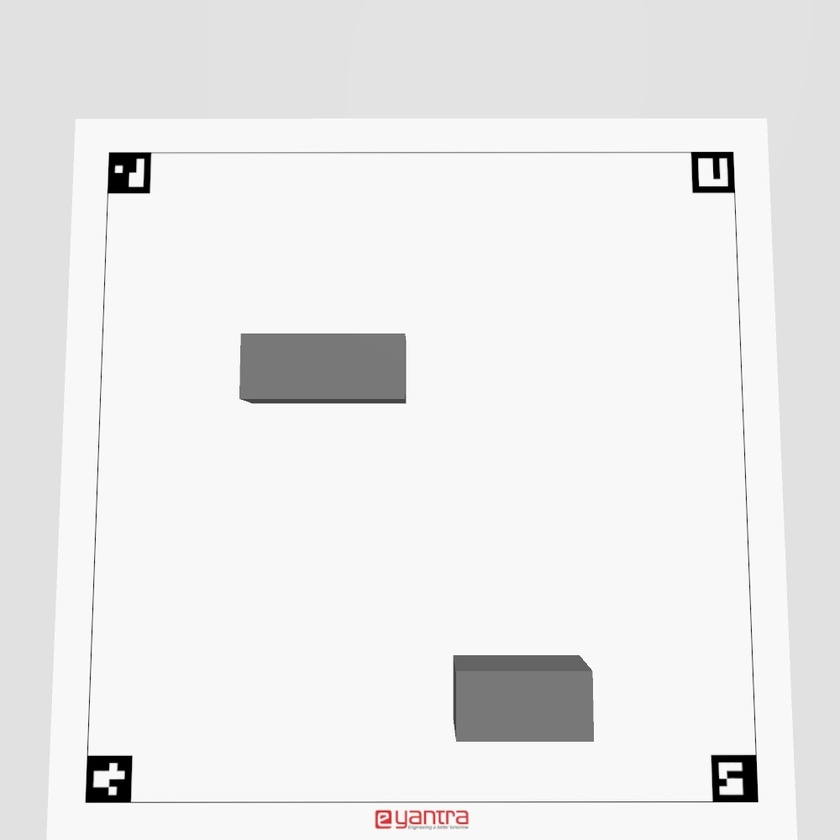
#> input picture sim/warehouse-drone/pico_ws/src/swift_pico/scripts/task1c_image.jpg, 840 x 840 px, shrunk from 1000 x 1000 before the run
$ python map.py --image task1c_image.jpg
#> lines starting #> are read from the running program, lines starting #| are printed output that depends on the picture; after the words box and inside, x2 and y2 are one past the last pixel; in counts of white or black regions, pixels touching at a corner belong together
#!/usr/bin/env python3
import cv2
import numpy as np
import argparse

# function to order points correctly for perspective transformation
def order_points(pts):
    rect = np.zeros((4, 2), dtype="float32")
    s = pts.sum(axis=1)
    rect[0] = pts[np.argmin(s)]  # Top-left
    rect[2] = pts[np.argmax(s)]  # Bottom-right
    diff = np.diff(pts, axis=1)
    rect[1] = pts[np.argmin(diff)]  # Top-right
    rect[3] = pts[np.argmax(diff)]  # Bottom-left
    return rect

# function to apply the four-point perspective transform
def four_point_transform(image, pts):
    (h, w) = image.shape[:2]
    rect = order_points(pts)
    (tl, tr, br, bl) = rect
    dst = np.array([[0, 0], [w - 1, 0], [w - 1, h - 1], [0, h - 1]], dtype="float32")
    M = cv2.getPerspectiveTransform(rect, dst)
    warped = cv2.warpPerspective(image, M, (w, h))
    return warped

def detect_obstacle(gray):
    blank_image = np.zeros(gray.shape, dtype=np.uint8)
    thresh = cv2.threshold(gray, 200, 255, cv2.THRESH_BINARY_INV)[1]
    #cv2.imshow("Threshold", thresh)

    contours, _ = cv2.findContours(thresh, cv2.RETR_EXTERNAL, cv2.CHAIN_APPROX_SIMPLE)

    total_obstacles = 0
    total_area = 0
    area_arr = []

    # filter out small contours by area (adjust the minimum area as needed)
    min_area_threshold = 500  # based on the size of your cuboids
    valid_contours = []

    for contour in contours:
        area = cv2.contourArea(contour)
        if area > min_area_threshold:
            # to check aspect ratio (width/height) to filter out noise
            x, y, w, h = cv2.boundingRect(contour)
            aspect_ratio = float(w) / h

            # set thresholds for aspect ratio to decide criteria for a valid obstacle
            if aspect_ratio < 3 and aspect_ratio > 0.3:
                valid_contours.append(contour)
                total_obstacles += 1
                total_area += area
                area_arr.append(area)

                # draw the contour
                approx = cv2.approxPolyDP(contour, 0.02 * cv2.arcLength(contour, True), True)
                cv2.drawContours(blank_image, [approx], -1, (0, 255, 0), 5)

    print("Number of obstacles:", total_obstacles)
    print("Total area:", total_area)
    return total_area, total_obstacles

def text_file(flattened_ids, total_obstacles, total_area):
    # Convert ids to a list if not empty
    if flattened_ids is not None and len(flattened_ids) > 0:
        flattened_ids = list(map(int, flattened_ids))
    else:
        flattened_ids = []
    with open("obstacles.txt", "w") as f:
        f.write(f"Aruco ID: {flattened_ids}\n")  # Ensure ArUco IDs are printed
        f.write(f"Obstacles: {int(total_obstacles)}\n")
        f.write(f"Area: {float(total_area)}\n")
    print("Text file created with ArUco IDs")
    print(type(flattened_ids))


def main():
    ap = argparse.ArgumentParser()
    ap.add_argument("-i", "--image", required=True, help="Path to input image containing ArUCo tag")
    args = vars(ap.parse_args())

    # Step 1: Load and preprocess the image
    image = cv2.imread(args["image"])
#> image is the input picture: shape (840, 840, 3); mean B, G, R 235.1, 235.1, 235.2
    if image is None:
        print(f"Error: Unable to load image '{args['image']}'")
        return

    gray = cv2.cvtColor(image, cv2.COLOR_BGR2GRAY)

    # Step 2: Load ArUco dictionary and parameters
    aruco_dict = cv2.aruco.getPredefinedDictionary(cv2.aruco.DICT_4X4_250)
    parameters = cv2.aruco.DetectorParameters()

    # Step 3: Detect ArUco markers
    corners, ids, _ = cv2.aruco.detectMarkers(gray, aruco_dict, parameters=parameters)
#> corners = ([[757, 800], [714, 801], [712, 757], [754, 756]], [[128, 801], [86, 800], [89, 756], [131, 757]], [[734, 190], [694, 191], [692, 153], [731, 152]], [[148, 191], [109, 192], [109, 154], [149, 153]]); ids = [90, 95, 85, 80]

    if ids is None or len(ids) < 4:
        print("Error: less than 4 ArUco markers detected.")
        return

    # Step 4: Draw bounding boxes around detected markers
    cv2.aruco.drawDetectedMarkers(image, corners, ids)
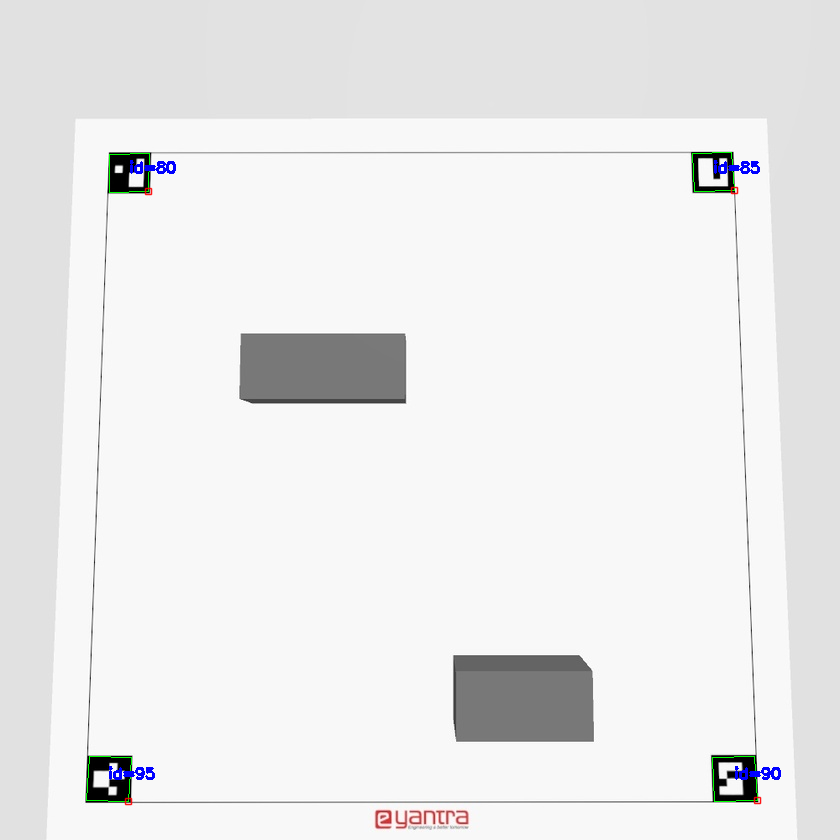
#> image: shape (840, 840, 3); 0.33% of pixels changed, all inside (x1, y1, x2, y2) = (86, 152, 781, 806)
    #cv2.imshow("ArUco Markers", image)

    # Step 5: Define and apply perspective transformation
    ids = ids.flatten()
    sorted_indices = np.argsort(ids)
#> sorted_indices = [3, 2, 0, 1]
    sorted_corners = [corners[i] for i in sorted_indices]
#> sorted_corners = [[[148, 191], [109, 192], [109, 154], [149, 153]], [[734, 190], [694, 191], [692, 153], [731, 152]], [[757, 800], [714, 801], [712, 757], [754, 756]], [[128, 801], [86, 800], [89, 756], [131, 757]]]

    # extract the corner points in order
    top_left = sorted_corners[0][0][0][0]+1,sorted_corners[0][0][0][1]+1  # Top-left
#> top_left = (149, 192)
    top_right = sorted_corners[1][0][1][0]-1,sorted_corners[1][0][1][1]+1  # Top-right
#> top_right = (693, 192)
    bottom_right = sorted_corners[2][0][2][0]-1,sorted_corners[2][0][2][1]-1  # Bottom-right
#> bottom_right = (711, 756)
    bottom_left = sorted_corners[3][0][3][0]-1,sorted_corners[3][0][3][1]+1  # Bottom-left
#> bottom_left = (130, 758)

    pts = np.array([top_left, top_right, bottom_right, bottom_left], dtype="float32")
#> pts = [[149, 192], [693, 192], [711, 756], [130, 758]]
    warped = four_point_transform(image, pts)
#> in order_points, `s = pts.sum(axis=1)`: s = [341, 885, 1467, 888]
#> in order_points, `diff = np.diff(pts, axis=1)`: diff = [43, -501, 45, 628]
#> in four_point_transform, `rect = order_points(pts)`: rect = [[149, 192], [693, 192], [711, 756], [130, 758]]
#> in four_point_transform, `(tl, tr, br, bl) = rect`: tl = [149, 192]; tr = [693, 192]; br = [711, 756]; bl = [130, 758]
#> in four_point_transform, `M = cv2.getPerspectiveTransform(rect, dst)`: M = [[1.57, 0.0528, -244.4], [-2.6e-16, 1.62, -310.9], [-6.22e-06, 0.000123, 1]]
#> in four_point_transform, `warped = cv2.warpPerspective(image, M, (w, h))`:
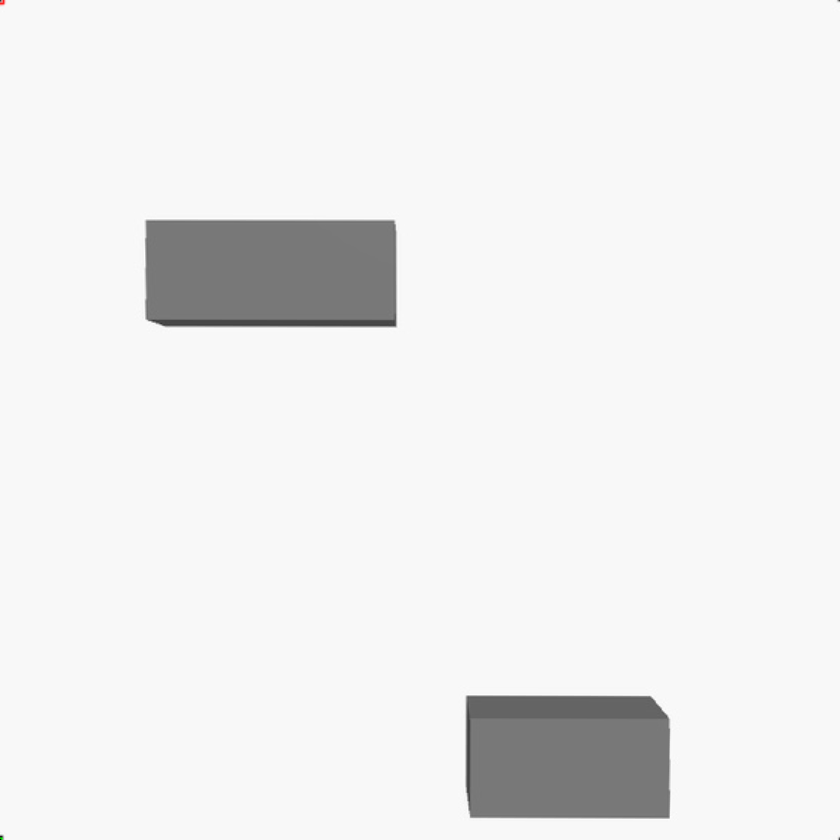
#> warped: shape (840, 840, 3); mean B, G, R 238.4, 238.4, 238.4

    # Step 6: Obstacle detection
    warped_gray = cv2.cvtColor(warped, cv2.COLOR_BGR2GRAY)
    total_area, total_obstacles = detect_obstacle(warped_gray)
#> in detect_obstacle, `thresh = cv2.threshold(gray, 200, 255, cv2.THRESH_BINARY_INV)[1]`:
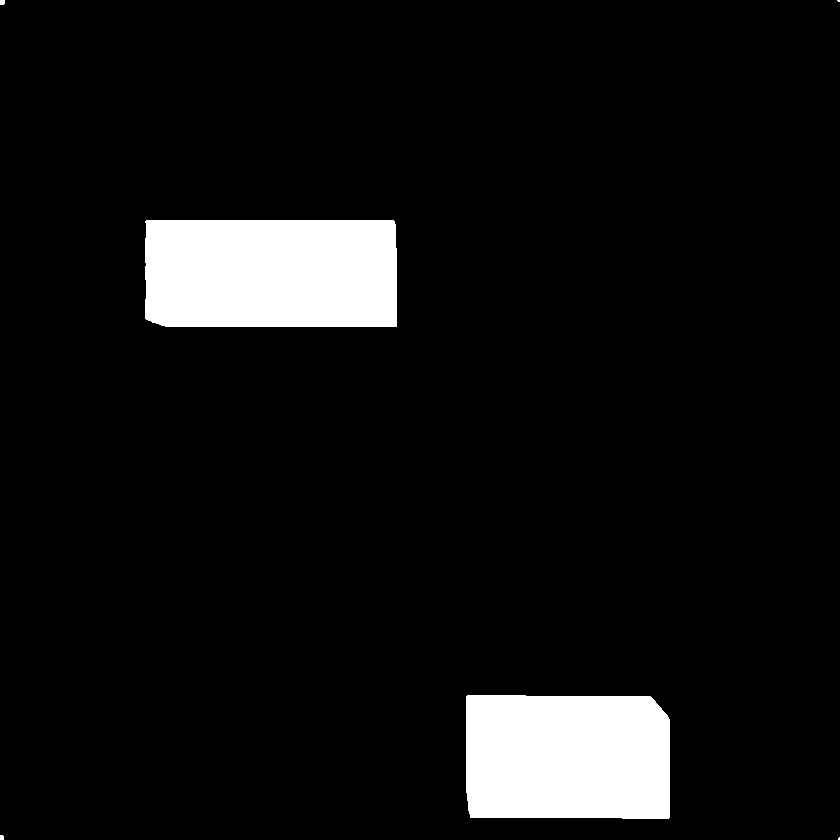
#> thresh: shape (840, 840); 7.3% white; 6 white regions (3 under 20 px)
#> in detect_obstacle, `contours, _ = cv2.findContours(thresh, cv2.RETR_EXTERNAL, cv2.CHAIN_AP..`: contours = 6 contours, 4 with area under 20; largest, box (x1, y1, x2, y2) and area: (145, 220, 397, 327) 26463, (466, 695, 670, 819) 24412
#> the loop in detect_obstacle, `for contour in contours:` made 6 passes
#> (area, x, y, w, h, aspect_ratio, total_obstacles, total_area) on pass 4: (26463, 145, 220, 252, 107, 2.36, 2, 50875.5)
#> (area, x, y, w, h, aspect_ratio, total_obstacles, total_area) on pass 3: (24412.5, 466, 695, 204, 124, 1.65, 1, 24412.5)
#> after the loop in detect_obstacle, `for contour in contours:`: blank_image: shape (840, 840); every value is 0
#> after the loop in detect_obstacle, `for contour in contours:`: area_arr = [24412.5, 26463]; total_area = 50875.5; total_obstacles = 2; valid_contours = 2 contours; box (x1, y1, x2, y2) and area: (145, 220, 397, 327) 26463, (466, 695, 670, 819) 24412
#| Number of obstacles: 2
#| Total area: 50875.5
#> total_area = 50875.5; total_obstacles = 2

    # Step 7: Save results to a text file
    text_file(ids, total_obstacles, total_area)
#> in text_file, `flattened_ids = list(map(int, flattened_ids))`: flattened_ids = [90, 95, 85, 80]
#| <class 'list'>

    cv2.waitKey(0)
    cv2.destroyAllWindows()

if __name__ == "__main__":
    main()
